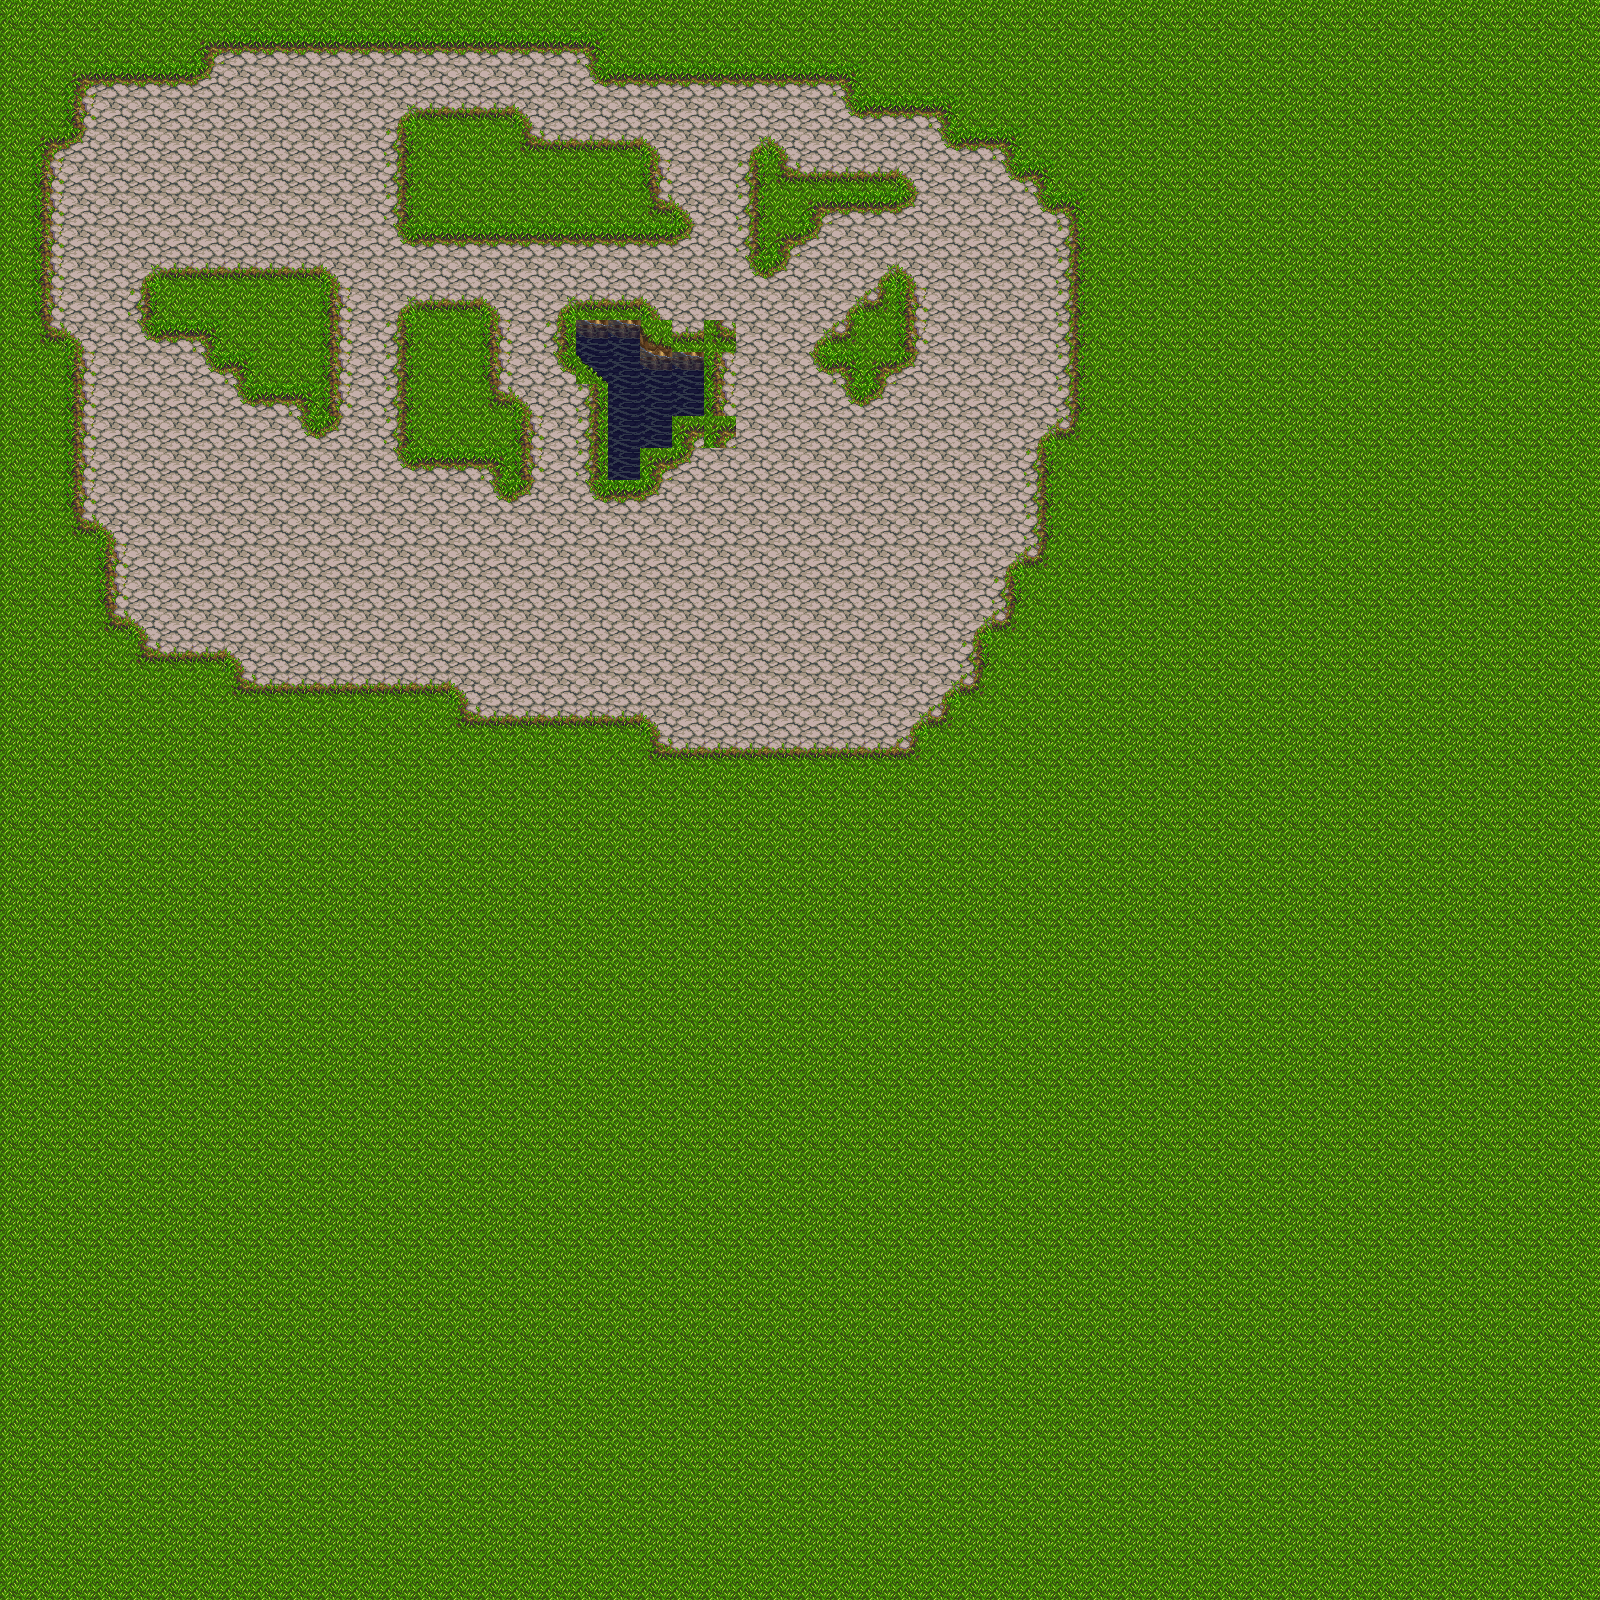

The image is a tile-based game level rendered from a .tmx file. Its description and source (layers, tilesets, objects; grid data summarised) follow:
An orthogonal 50x50 tile map with 32x32 px tiles, 2 tile layers (Tile Layer 1, Path).

<map version="1.0" orientation="orthogonal" renderorder="left-up" width="50" height="50" tilewidth="32" tileheight="32" backgroundcolor="#000000">
 <tileset firstgid="1" name="MapTileset" tilewidth="32" tileheight="32">
  <image source="MapTileset.png" trans="ff00ff" width="512" height="512" />
  <terraintypes>
   <terrain name="Path" tile="17" />
  </terraintypes>
  <tile id="0" terrain=",,,0" />
  <tile id="1" terrain=",,0,0" />
  <tile id="2" terrain=",,0," />
  <tile id="16" terrain=",0,,0" />
  <tile id="17" terrain="0,0,0,0" />
  <tile id="18" terrain="0,,0," />
  <tile id="32" terrain=",0,," />
  <tile id="33" terrain="0,0,," />
  <tile id="34" terrain="0,,," />
  <tile id="48" terrain="0,0,0," />
  <tile id="49" terrain="0,0,,0" />
  <tile id="64" terrain="0,,0,0" />
  <tile id="65" terrain=",0,0,0" />
 </tileset>
 <layer name="Tile Layer 1" width="50" height="50">
  <data>[2500 cells, 2500 non-empty, 1 distinct tile ids]</data>
 </layer>
 <layer name="Path" width="50" height="50">
  <data>[2500 cells, 609 non-empty, 17 distinct tile ids]</data>
 </layer>
</map>
